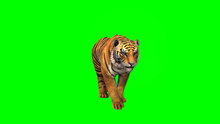
%> input picture PROJECT BMMV/images/c8/img1.png, 220 x 124 px, shrunk from 1280 x 720 before the run
$ octave computeBlocks.m   (GNU Octave 9; MATLAB toolbox functions it lacks are replaced by stand-ins)
%> lines starting %> are read from the running program, lines starting %| are printed output that depends on the picture
T = imread('images\c8\img1.png');
%> T is the input picture: size 124x220x3 uint8; mean R, G, B 14.1, 241.5, 6.3
R = imread('images\c8\img10.png');
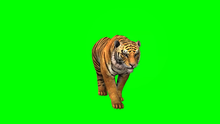
%> input picture PROJECT BMMV/images/c8/img10.png, 220 x 124 px, shrunk from 1280 x 720 before the run
%> R is the input picture: size 124x220x3 uint8; mean R, G, B 14.1, 241.6, 6.3
c = R(:,:,1);
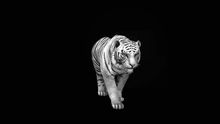
%> c: size 124x220 uint8; min 0, max 255, mean 14.1
c = im2double(c);
%> c: size 124x220 double
uv = R;
uv = im2uint16(uv);

B1 = [0,0,0,0,0,0,0,0,0,0,0,0,0,0,0,0];
B2 = [0,0,0,0,0,0,0,0,0,0,0,0,0,0,0,0];
B1 = reshape(B1,[4,4]);
B2 = reshape(B2,[4,4]);
%> (the run ends here)
